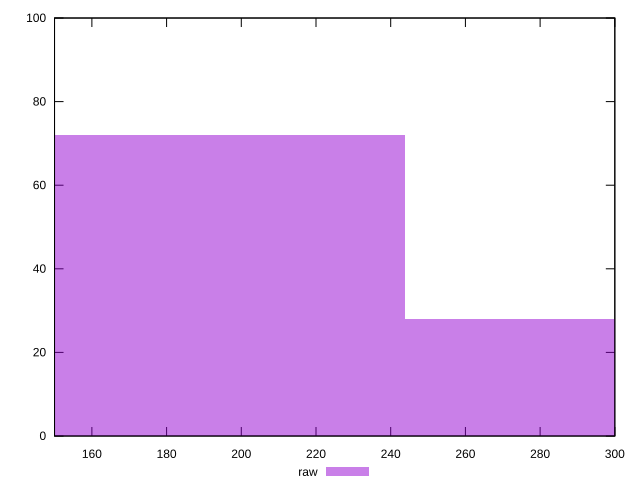

Reproduce this figure in gnuplot.
reset

$raw <<EOF
162.60502048054795 72
325.2100409610959 28
EOF

set key outside below
set boxwidth 162.60502048054795
set xrange [150:300]
set yrange [0:100]
set trange [0:100]
set style fill transparent solid 0.5 noborder
set terminal svg size 640, 490 enhanced background rgb 'white'
set output "report_00019_2021-02-10T18-14-37.922Z//offscreen-images/samples/pages/raw/histogram.svg"

plot $raw title "raw" with boxes

reset
